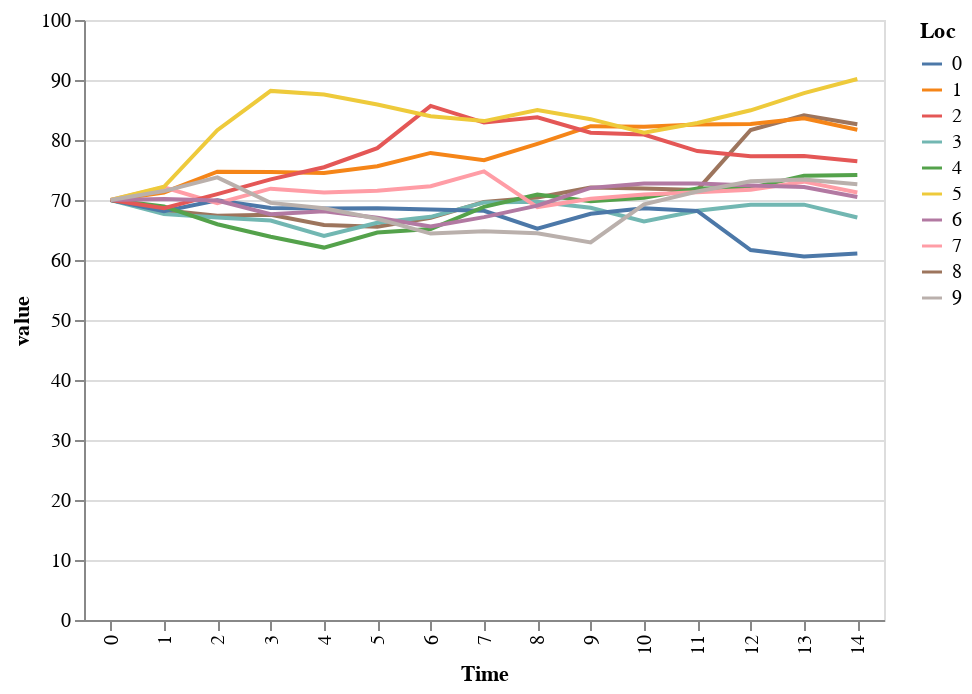

The notebook cell this image was saved under:
### Code cell
(alt.Chart(meltedJustTemp)
 .mark_line()
 .encode(x='Time:O',
         y='value:Q',
         color='Loc:N'))

### Figure 1 — Vega-Lite specification as saved in the notebook (floating-point values rounded to 4 significant figures; data arrays with more than 128 entries replaced by an {"elided": "..."} marker saying what was removed)
{"$schema": "https://vega.github.io/schema/vega-lite/v2.4.3.json", "config": {"view": {"height": 300, "width": 400}}, "data": {"values": {"elided": "150 records"}}, "encoding": {"color": {"field": "Loc", "type": "nominal"}, "x": {"field": "Time", "type": "ordinal"}, "y": {"field": "value", "type": "quantitative"}}, "mark": "line"}
